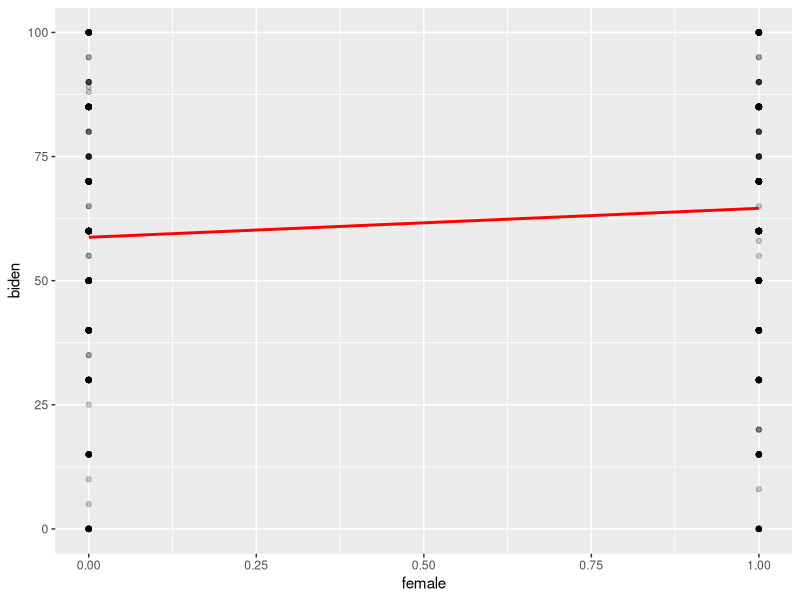

The R script that drew this image: (Note: this script raises an error after producing the figure.)
## ---- chunk 1
knitr::opts_chunk$set(echo = TRUE)

library(tidyverse)
library(dplyr)
library(modelr)
library(broom)
library(rsample)
library(magrittr)
library(caret )
## ---- chunk 2
#Do women display higher feeling thermometer ratings for Joe Biden than men?

#get the data
library(readr)
biden <- read_csv("data/biden.csv")
View(biden)
## ---- chunk 3
#Estimate a basic (single variable) linear regression model of the relationship between gender and feelings towards Joe Biden. 
bid_mod <- lm(biden ~ female, data = biden)
coef(bid_mod)

summary(bid_mod)
#Calculate predicted values, graph the relationship between the two variables using the predicted values, and determine whether there appears to be a significant relationship.

grid <- biden %>% 
  data_grid(female, biden) 
grid

grid <- grid %>% 
  add_predictions(bid_mod) 
grid

#make new df with predicted values
pred <- augment(bid_mod, type.predict = "response")

ggplot(data = pred, aes(x = female, y = biden)) +
  geom_point(alpha = .2) +
  geom_line(data = pred, aes(y=.fitted), color = "red", size = 1)
#to do: transform female to male/female factor
## ---- chunk 4
#Build the best predictive linear regression model of attitudes towards Joe Biden given the variables you have available. In this context, “best” is defined as the model with the lowest MSE. Compare at least three different model formulations (aka different combinations of variables). Use 10-fold cross-validation to avoid a biased estimate of MSE.

biden_age_pid <- lm(biden ~ age*pid, data = biden)
summary(biden_age_pid)

biden_pid <- lm(biden ~ pid, data = biden)
summary(biden_pid)

biden_age <- lm(biden ~ age, data = biden)
summary(biden_age)

#for age*pid 
# function to generate assessment statistics for titanic model

holdout_results <- function(splits, i) {
  # Fit the model to the training set
  mod <- glm(biden ~ age*pid, data = analysis(splits),
             family = binomial)

  # Save the heldout observations
  holdout <- assessment(splits)

  # `augment` will save the predictions with the holdout data set
  res <- augment(mod, newdata = assessment(splits)) %>% 
    as_tibble() %>%
    mutate(pred = logit2prob(.fitted),
           pred = as.numeric(pred > .5))

  # Return the assessment data set with the additional columns
  res
}

#make factor
as.factor(biden$female)
as.factor(biden)

splits

# basic model
pid_age_cv10 <- vfold_cv(data = biden, v = 10) %>%
  mutate(results = map(splits, holdout_results),
         mse = map_dbl(results, ~ mean(.$.resid ^ 2)))
mean(pid_age_cv10$mse, na.rm = TRUE)
